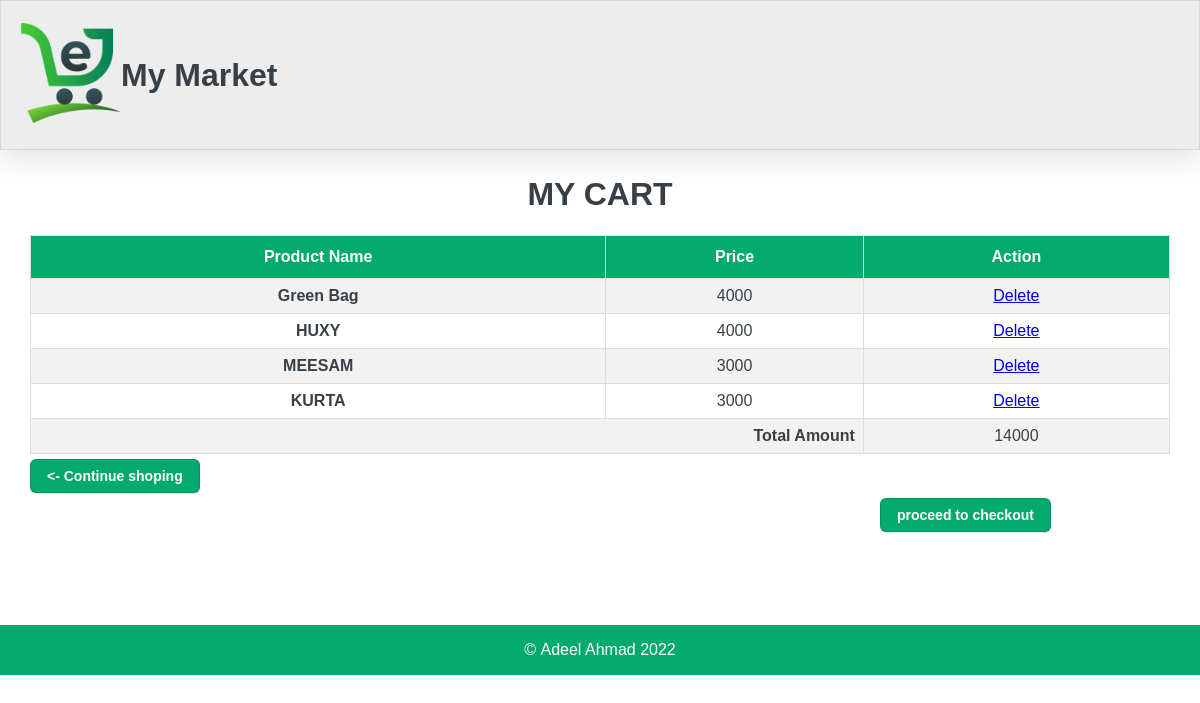
The app's page /display_cart.php with its own data.
### tables this page shows
CREATE TABLE `cart` (
  `cart_id` int(11) NOT NULL,
  `name` text NOT NULL,
  `cost` int(11) NOT NULL
);

### display_cart.php (the view, shortened to what this page needs)
<!DOCTYPE html>
<html lang="en">
  <head>
    <link rel="stylesheet" href="web_style.css" />
  </head>
  <body>
    <div id="content" style="width:100%">
      <form
        name="form1"
        style="width:95%"
        method="post"
      >
        <h1 style='text-align:center;'>MY CART</h1>
        <table style='text-align:center;'>
         <thead>
          <tr><th style="text-align:center;">Product Name</th><th style="text-align:center;">Price</th><th  style="text-align:center;">Action</th></tr>
          <?php
          include "connect.php";
          $q="SELECT cart_id,name,cost FROM cart";
          $rows=$conn->query($q);
          $total_cost=0;
          if ($rows->num_rows > 0){
            while($row =$rows->fetch_assoc()){
                $total_cost=$total_cost+(int)$row['cost'];;
                echo "<tr>
                <td><b>".$row['name']."</b></td>
                <td>".$row['cost']."</td>
                <td><a href='delete_cart.php?ID=".$row['cart_id']."'>Delete</a></td>
              </tr>";
                }
                echo "<td colspan='2' style='text-align:right;font-weight: bold;'>Total Amount</td><td>$total_cost</td>";
          }
          ?>
         </thead>
        </table>
            <a style='margin-top:5px' class='button-3'href="customer_products_display.php"><- Continue shoping</a>
            <a style='margin-top:5px; margin-left:850px' class='button-3'href="display_payment.php?price=<?php echo $total_cost;?>">proceed to checkout</a>
      </form>
    </div>
  </body>
</html>

### web_style.css (style rules this page uses)
form { width: 700px; }
header { margin: 0px; border: 0.5px solid rgba(132, 132, 133, 0.2); box-shadow: rgba(100, 100, 111, 0.2) 0px 7px 29px 0px; width: 100%; height: 150px; background-color: rgb(237, 237, 237); box-sizing: border-box; display: flex; align-items: center; }
img { width: 100px; height: 100px; margin-left: 20px; }
body { margin: 0px; padding: 0px; font-family: "Arial"; color: #384047; }
table { font-family: Arial, Helvetica, sans-serif; border-collapse: collapse; width: 100%; text-align: center; }
table td, table th { border: 1px solid #ddd; padding: 8px; }
table tr:nth-child(even) { background-color: #f2f2f2; }
table th { padding-top: 12px; padding-bottom: 12px; text-align: left; background-color: #04aa6d; color: white; }
#content { height: 450px; margin-top: 5px; width: 78%; float: right; margin-bottom: 20px; display: flex; justify-content: center; }
.button-3 { appearance: none; background-color: #04aa6d; border: 1px solid rgba(27, 31, 35, 0.15); border-radius: 6px; box-shadow: rgba(27, 31, 35, 0.1) 0 1px 0; box-sizing: border-box; color: #fff; cursor: pointer; display: inline-block; font-family: "Arial"; font-size: 14px; font-weight: 600; line-height: 20px; padding: 6px 16px; position: relative; text-align: center; text-decoration: none; touch-action: manipulation; vertical-align: middle; white-space: nowrap; }
footer { clear: both; display: flex; justify-content: center; align-items: center; width: 100%; height: 50px; background-color: #04aa6d; color: white; }

### records on screen
cart: name "Green Bag", cost "4000"
cart: name "HUXY", cost "4000"
cart: name "MEESAM", cost "3000"
cart: name "KURTA", cost "3000"

### other values on screen
$total_cost "14000"
